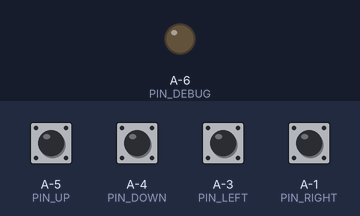
This sketch was run on a simulated ATtiny85, built for the host (arithmetic inside an expression is 32-bit, double 64-bit). Parts: output pins drawn as LEDs (lit = HIGH). Inputs (shaded band) come from the test bench; at power-on: A-1 (PIN_RIGHT), A-3 (PIN_LEFT), A-4 (PIN_DOWN), A-5 (PIN_UP) HIGH.

Above: at 4.8 s.
4.9 s: A-5 (PIN_UP) pulled LOW for 2.35 s
At 7.2 s:
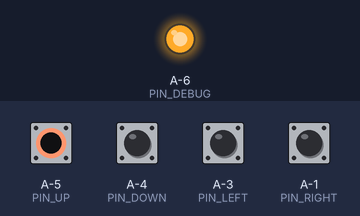
Timing chart, 0 to 9.5 s (numbered marks = the images above; inputs shaded):
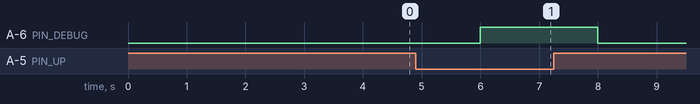

Measured:
- after the input at 4.9 s, A-6 (PIN_DEBUG): LOW → HIGH after 1.1 s, → LOW 2.0 s later

The sketch:

toy_remote.ino
```cpp
/*
 * Toy Remote code customized for running on an ATtiny 2313
 *
 * Pin Usage:
 *   8 (PD6) - Debug
 *   9 (PB0) - Up
 *  10 (PB1) - Down
 *  11 (PB2) - Left
 *  12 (PB3) - IR LED Output
 *  13 (PB4) - Right
 *
 *
 * The input buttons are using internal pull-up and are connected to ground so
 * they are active low.
 *
 * Kjetil Østerås
 */

#include <IRremote.h>
#include <avr/sleep.h>

#define PIN_UP      9
#define PIN_DOWN   10
#define PIN_LEFT   11
#define PIN_RIGHT  13
#define PIN_DEBUG   8

static IRsend irsend;
static int idle_count = 0;

/**
 * IR Commands
 */
static const unsigned int cmd_forward       = 0b0101110000011;
static const unsigned int cmd_forward_left  = 0b0101110100001;
static const unsigned int cmd_forward_right = 0b0101111000010;
static const unsigned int cmd_back          = 0b0100010000000;
static const unsigned int cmd_back_left     = 0b0100010100010;
static const unsigned int cmd_back_right    = 0b0100011000001;
static const unsigned int cmd_left          = 0b0100110100011;
static const unsigned int cmd_right         = 0b0100111000000;
static const unsigned int cmd_stop          = 0b0100110000001;

void setup()
{
  PCMSK |= _BV(PCINT0)   // Pin 9
         | _BV(PCINT1)   // Pin 10
         | _BV(PCINT2)   // Pin 11
         | _BV(PCINT4);  // Pin 13

  pinMode(PIN_UP, INPUT);    digitalWrite(PIN_UP, HIGH);
  pinMode(PIN_DOWN, INPUT);  digitalWrite(PIN_DOWN, HIGH);
  pinMode(PIN_LEFT, INPUT);  digitalWrite(PIN_LEFT, HIGH);
  pinMode(PIN_RIGHT, INPUT); digitalWrite(PIN_RIGHT, HIGH);

  pinMode(PIN_DEBUG, OUTPUT);
  digitalWrite(PIN_DEBUG, LOW);

  /* Note that we must use an external crystal oscillator for this function
   * to work propperly. When using the internal RC oscillator this function
   * setup an output of ~37 kHz */
  irsend.enableIROut(38);
}

void goto_sleep(void)
{
  set_sleep_mode (SLEEP_MODE_PWR_DOWN);
  sleep_enable();
  EIFR  |= _BV(PCIF); // Clear any Pin Change Interrupt flag
  GIMSK |= _BV(PCIE); // Enable Pin Change Interrupt
  sleep_cpu();

  // cancel sleep as a precaution
  sleep_disable();
  GIMSK = 0; // Disable Pin Change Interrupt
}

void send_cmd(unsigned int cmd)
{
  for (int i = 12; i >= 0; i--) {
    if (i == 12) {
      irsend.mark(1930);
    } else {
      irsend.mark(800);
    }

    if (cmd & (0x1 << i)) {
      irsend.space(991);
    } else {
      irsend.space(300);
    }
  }
  irsend.mark(800);
  irsend.space(1050);
}

void loop() {
  bool up = digitalRead(PIN_UP) == LOW;
  bool down = digitalRead(PIN_DOWN) == LOW;
  bool left = digitalRead(PIN_LEFT) == LOW;
  bool right = digitalRead(PIN_RIGHT) == LOW;

  if (up || down || left || right)
  {
    idle_count = 0;
    digitalWrite(PIN_DEBUG, HIGH);
    if (up) {
      if (left) {
        send_cmd(cmd_forward_left);
      } else if (right) {
        send_cmd(cmd_forward_right);
      } else {
        send_cmd(cmd_forward);
      }
    } else if (down) {
      if (left) {
        send_cmd(cmd_back_left);
      } else if (right) {
        send_cmd(cmd_back_right);
      } else {
        send_cmd(cmd_back);
      }
    } else if (left) {
      send_cmd(cmd_left);
    } else if (right) {
      send_cmd(cmd_right);
    }
  }
  else
  {
    digitalWrite(PIN_DEBUG, LOW);
    if (idle_count < 10)
    {
      send_cmd(cmd_stop);
      idle_count++;
    }
  }


  if (idle_count >= 10)
  {
    goto_sleep();
    idle_count = 0;
  }

  // TODO: Figure out what is wrong with the delay function on ATtiny 2313
  delay(2000); // Should be delay(130) instead since we want to wait 130 ms however something is wrong...
}
```
